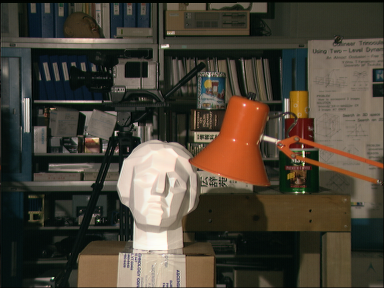
#> input picture Python/AIvietnam2019/left.png, 384 x 288 px
$ python SM_SUM.py
#> lines starting #> are read from the running program, lines starting #| are printed output that depends on the picture
import numpy as np
from PIL import Image

def stereo_matching_sad(left_img, right_img, kernel_size, disparity_range):
#> called with left_img = 'left.png', right_img = 'right.png', kernel_size = 9, disparity_range = 16
    left_img = Image.open(left_img).convert('L')
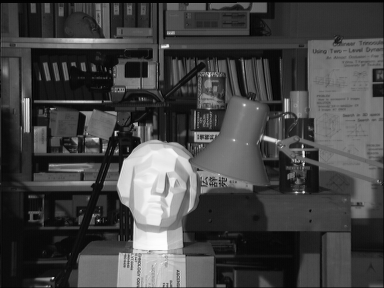
#> left_img: PIL image 384x288 L; min 0, max 253, mean 68.3
    left = np.asarray(left_img)

    right_img = Image.open(right_img).convert('L')
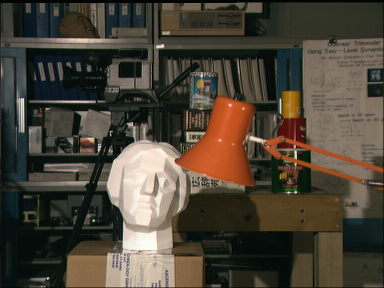
#> input picture Python/AIvietnam2019/right.png, 384 x 288 px
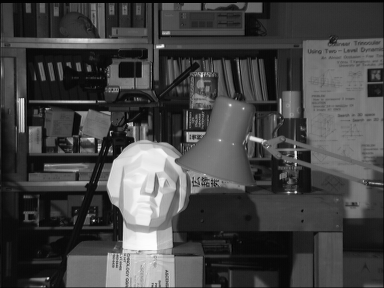
#> right_img: PIL image 384x288 L; min 0, max 254, mean 68.7
    right = np.asarray(right_img)

    height, width = left.shape
#> height = 288; width = 384
    depth = np.zeros((height, width), np.uint8)
    kernel_half = kernel_size//2
    print(kernel_half)
    scale = 255/disparity_range

    # Build sum-area table
    memory = np.ones((disparity_range, height, width))
    for j in range(disparity_range):
        data = np.ones((height, width))
        for y in range(kernel_half, height-kernel_half):
            for x in range(kernel_half, width-kernel_half):
                if x - j >=0:
                    data[y, x] = abs(int(left[y, x]) - int(right[y, x-j]))/255.0
        memory[j] = data.cumsum(axis=0).cumsum(axis=1)
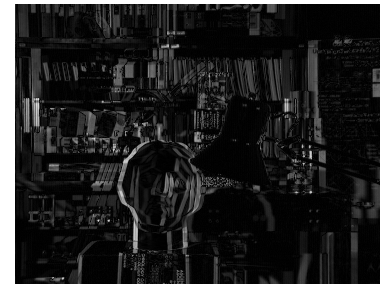
#> data: shape (288, 384) float64; min 0, max 1, mean 0.147

    for y in range(kernel_half, height-kernel_half):
        for x in range(kernel_half, width-kernel_half):
            # Add constraint for x0=y0=0
            x0 = x - kernel_half
            x1 = x + kernel_half
            y0 = y - kernel_half
            y1 = y + kernel_half

            disparity = 0
            cost_min = 65534

            for j in range(disparity_range):
                a = memory[j, y0 - 1, x0 - 1]
                b = memory[j, y1, x0 - 1]
                c = memory[j, y0 - 1, x1]
                d = memory[j, y1, x1]
                sad = d - b - c + a

                if sad < cost_min:
                    cost_min = sad
                    disparity = j

            depth[y, x] = int(disparity * scale)
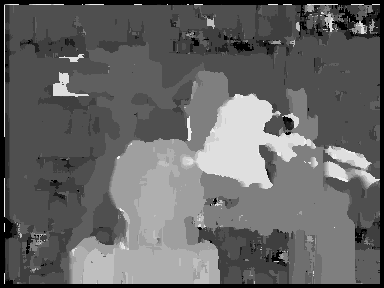
#> depth: shape (288, 384); min 0, max 239, mean 101.7

    Image.fromarray(depth).save('disparity_sum.png')

kernel_size = 9
stereo_matching_sad("left.png", "right.png", kernel_size, 16)
